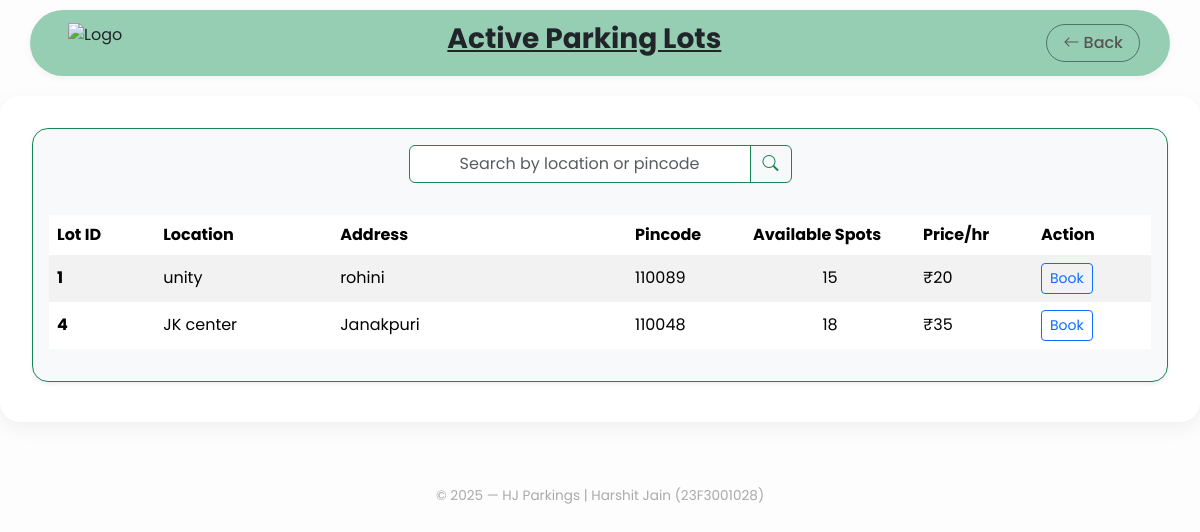
The page /locations (signed in) on the database its author committed.
### app/models/parking_lot.py (models this page shows, shortened)
class parking_lot(db.Model):
    __tablename__ = 'parking_lot'
    lot_id = db.Column(db.Integer, primary_key=True, autoincrement=True)
    location = db.Column(db.String(100), nullable=False)
    address = db.Column(db.String(250), nullable=False)
    pin_code = db.Column(db.Integer, nullable=False)
    total_spots = db.Column(db.Integer, nullable=False)
    price = db.Column(db.Integer, nullable=False)
    status = db.Column(db.String(20), default='active')  # 'active', 'deleted'
    spots = db.relationship('parking_spot', backref='lot', lazy=True)
    @property
    def available_spots(self):
        return len([spot for spot in self.spots if spot.is_active and spot.status != 'occupied'])

### app/models/parking_spot.py (models this page shows)
class parking_spot(db.Model):
    __tablename__ = 'parking_spot'
    spot_id = db.Column(db.Integer, primary_key=True, autoincrement=True)
    lot_id = db.Column(db.Integer, db.ForeignKey('parking_lot.lot_id', ondelete='RESTRICT', onupdate='CASCADE'))
    status = db.Column(db.String(20), nullable=False) # status = 'occupied' or 'available'
    is_active = db.Column(db.Boolean, default=True)  # True = exists, False = deleted

### app/routes/client.py (the view, shortened to what this page needs)
@client_bp.route('/locations', methods=['POST', 'GET'])
@user_authentication
def locations():
    filters = [parking_lot.status == 'active']  # Base filter
    data = parking_lot.query.filter(*filters).all()
    return render_template('client/locations.html', data=data)

### app/routes/client.py (called while the page is built)
def user_authentication(f):
    @wraps(f)
    def decorated_function(*args, **kwargs):
        if 'user' not in session:
            return redirect(url_for('auth.login'))
        return f(*args, **kwargs)
    return decorated_function

### app/templates/client/locations.html (shortened to what this page needs)
{% extends "client/base.html" %}
{% block back %} {{ url_for('client.dashboard') }}{%endblock%}
{% block heading %} Active Parking Lots {% endblock %}
{% block content %}
<div class="container col-lg-12 mb-2 border border-success rounded-4 shadow-sm p-3 bg-light">
<form action="{{ url_for('client.locations') }}" method="POST" class="d-flex justify-content-center align-items-center" role="search">
    <div class="input-group w-auto">
        <input type="text" id="searchbox" name="search_for" class="form-control text-center border-success" placeholder="Search by location or pincode" required>
        <button type="submit" class="btn btn-outline-success" aria-label="Search">
            <i class="bi bi-search"></i>
        </button>
    </div>
</form>
<div class="table-responsive mt-3">
<table class="table table-striped table-borderless align-middle table-hover mt-3 w-100">
    <thead>
        <tr>
            <th style="min-width: 90px;">Lot ID</th>
            <th style="min-width: 150px;">Location</th>
            <th style="min-width: 250px;">Address</th>
            <th style="min-width: 100px;">Pincode</th>
            <th style="min-width: 130px; ">Available Spots</th>
            <th style="min-width: 100px;">Price/hr</th>
            <th style="min-width: 100px;">Action</th>
        </tr>
    </thead>
    <tbody>
        {% for lot in data %}
        <tr>
            <th scope="row">{{ lot.lot_id }}</th>
            <td>{{ lot.location }}</td>
            <td>{{ lot.address }}</td>
            <td>{{ lot.pin_code }}</td>
            <td style="text-align: center;">{{ lot.available_spots }}</td>
            <td>₹{{ lot.price }}</td>
            <td>
                {% if lot.available_spots > 0 %}
                    <a href="{{ url_for('client.booking', lot_id=lot.lot_id) }}" class="btn btn-outline-primary btn-sm">Book</a>
                {% else %}
                    <span class="text-danger">Unavailable</span>
                {% endif %}
            </td>
        </tr>
        {% else %}
        <tr>
            <td colspan="7" class="text-center text-muted">No active lots found.</td>
        </tr>
        {% endfor %}
    </tbody>
</table>
</div>
</div>
{% endblock %}

### app/templates/client/base.html (style rules this page uses)
body { font-family: 'Poppins', sans-serif; background-color: #fdfdfd; }

### rows shown on the page
parking_lot: lot_id "1", location "unity", address "rohini", pin_code "110089", available_spots "15", price "20"
parking_lot: lot_id "4", location "JK center", address "Janakpuri", pin_code "110048", available_spots "18", price "35"
